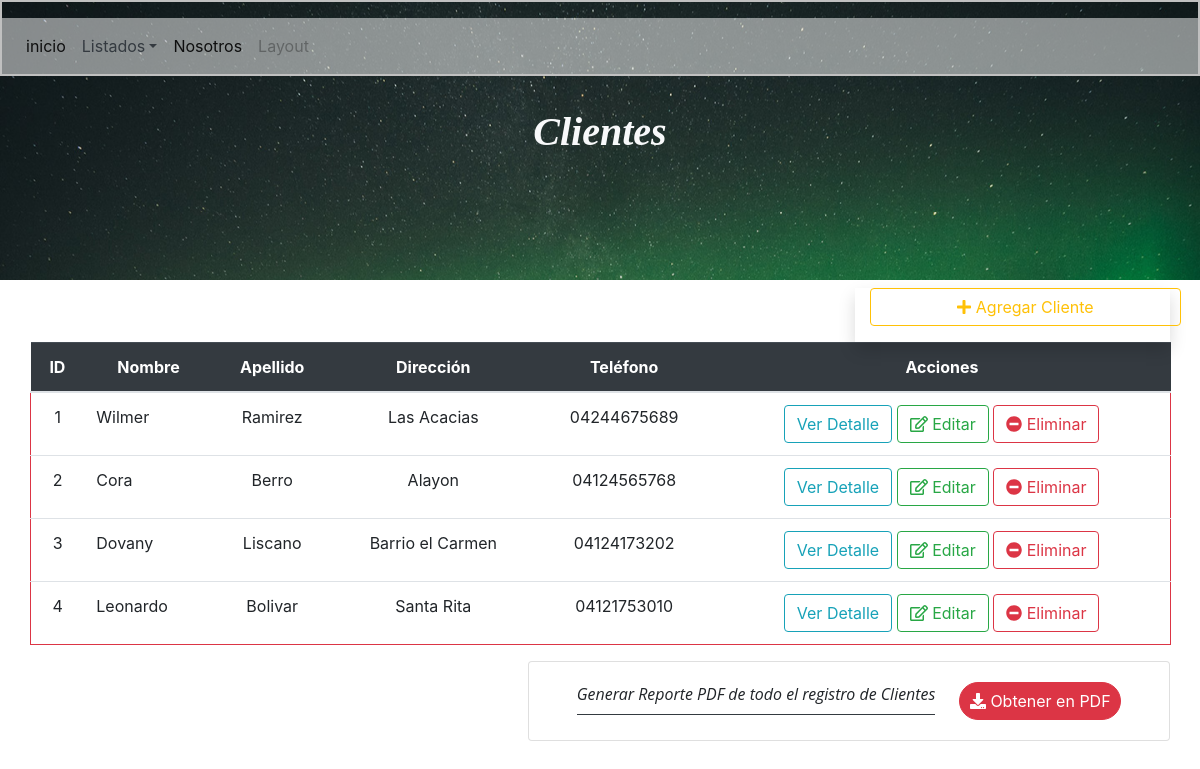
The page /App/Views/crudCliente/listar.php on the database its author committed.
### tables this page shows
CREATE TABLE `cliente` (
  `id_Cliente` int(8) NOT NULL,
  `nombre` text NOT NULL,
  `apellido` text NOT NULL,
  `direccion` text NOT NULL,
  `telefono` varchar(20) NOT NULL
);

### App/Models/conex.php (called while the page is built)
<?php
class Conex{
	public static function Conection(){
		try{
		$conex = new PDO('mysql:host=localhost;dbname=sistema', "root", "", array(PDO::MYSQL_ATTR_INIT_COMMAND => "SET NAMES utf8"));
		return $conex;
			} catch(Exception $e){
				echo "Error presente en ".$e->getMessage();
		}
	}
}
?>

### App/Views/crudCliente/listar.php (the view, shortened to what this page needs)
<?php
	include '../../Models/conex.php';
	$cox = new Conex();
	$sentencia = $cox->Conection()->query('SELECT * FROM cliente;');
	$clientes = $sentencia->fetchAll(PDO::FETCH_OBJ);
?>
<!DOCTYPE html>
<html lang="es">
<head>
	<link rel="stylesheet" type="text/css" href="../../../css/all.min.css">
	<link rel="stylesheet" type="text/css" href="../../../css/bootstrap.min.css">
	<link rel="stylesheet" type="text/css" href="../../../css/style.css">
</head>
<body>
	<header class="header">
		<div class="encabezado">
<nav class="navbar navbar-expand-lg navbar-light mt-3" style="background-color: rgba( 255, 255, 255, .5);
">
  <div class="collapse navbar-collapse" id="navbarSupportedContent">
    <ul class="navbar-nav mr-auto">
      <li class="nav-item active">
        <a class="nav-link" href="../../../index.php">inicio</a>
      </li>
      <li class="nav-item dropdown">
       <a class="nav-link text-dark dropdown-toggle" href="#" id="navbarDropdown" role="button" data-toggle="dropdown" aria-haspopup="true" aria-expanded="false">Listados</a>
      </li>
       <li class="nav-item active">
        <a class="nav-link" href="#">Nosotros</a>
      </li>
      <li class="nav-item">
        <a class="nav-link disabled" href="#" tabindex="-1" aria-disabled="true">Layout</a>
      </li>
    </ul>
  </div>
</nav>
		</div>
<h1 class="text-center text-light font-weight-bold mt-2 font-italic">Clientes</h1>
	</header>
	<div class="container mt-2">
	<div class="col col-3 float-right shadow">
		<a href="agregar.php" class="btn btn-block btn-outline-warning mb-3"><i class="fas fa-plus"></i> Agregar Cliente</a>
	</div>
	<table class="table">
		<thead class="table-dark">
			<tr>
			<th class="text-center" scope="col">ID</th>
			<th class="text-center" scope="col">Nombre</th>
			<th class="text-center" scope="col">Apellido</th>
			<th class="text-center" scope="col">Dirección</th>
			<th class="text-center" scope="col">Teléfono</th>
			<th class="text-center">Acciones</th>
			</tr>
		</thead>
		<tbody>
<?php
foreach ($clientes as $dato){
?>
<tr class="border border-danger">
	<td class="text-center"><?php echo $dato->id_Cliente;?></td>
	<td class="text-capitalize"><?php echo $dato->nombre;?></td>
	<td class="text-center"><?php echo $dato->apellido;?></td>
	<td class="text-center"><?php echo $dato->direccion;?></td>
	<td class="text-center"><?php echo $dato->telefono;?></td>
	<td class="text-center">
	<a href="detalle.php?id=<?php echo $dato->id_Cliente; ?>" class="btn btn-outline-info">Ver Detalle</a>
	<a href="editar.php?id=<?php echo $dato->id_Cliente; ?>" class="btn btn-outline-success"><i class="far fa-edit"></i> Editar</a>
	<a href="eliminar.php?id=<?php echo $dato->id_Cliente; ?>" class="btn btn-outline-danger" onclick="confirm('¿Desea Eliminar?')"><i class="fas fa-minus-circle"></i> Eliminar</a>
			</td>
			</tr>
<?php
}
?>
		</tbody>
	</table>
	<div class="card float-right" style="width: 40rem;">
<div class="card-body badge-pill">
<div class="d-flex justify-content-center">
<div>
<p class="card-text font-italic mr-4 border-bottom border-dark pb-2">Generar Reporte PDF de todo el registro de Clientes</p>
</div>
	<a href="../../Models/ReportPdf/clientePDF.php" class="btn btn-danger badge-pill"><i class="fas fa-download"></i> Obtener en PDF</a>
</div>
</div>
</div>
</div>
</body>
</html>

### css/style.css (style rules this page uses)
*, *:before, *:after { box-sizing: inherit; }
h1 { font-family: 'Georgia', 'Times New Roman', serif; }
p { font-family: 'Open sans', sans-serif; }
.header { background-image: url('../img/slide.jpg'); background-size: cover; background-position: center; background-attachment: fixed; height: 35vh; }
.encabezado { margin-bottom: 2rem; margin-top: 0; border: 2px solid silver; }

### rows shown on the page
cliente: id_Cliente "1", nombre "Wilmer", apellido "Ramirez", direccion "Las Acacias", telefono "04244675689"
cliente: id_Cliente "2", nombre "Cora", apellido "Berro", direccion "Alayon", telefono "04124565768"
cliente: id_Cliente "3", nombre "Dovany", apellido "Liscano", direccion "Barrio el Carmen", telefono "04124173202"
cliente: id_Cliente "4", nombre "Leonardo", apellido "Bolivar", direccion "Santa Rita", telefono "04121753010"
